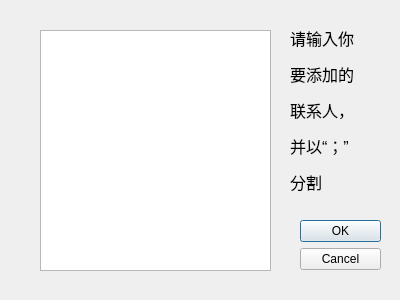
<?xml version="1.0" encoding="UTF-8"?>
<ui version="4.0">
 <class>AddContact</class>
 <widget class="QDialog" name="AddContact">
  <property name="geometry">
   <rect>
    <x>0</x>
    <y>0</y>
    <width>400</width>
    <height>300</height>
   </rect>
  </property>
  <property name="windowTitle">
   <string>Dialog</string>
  </property>
  <widget class="QDialogButtonBox" name="AddContactInput">
   <property name="geometry">
    <rect>
     <x>300</x>
     <y>220</y>
     <width>81</width>
     <height>71</height>
    </rect>
   </property>
   <property name="orientation">
    <enum>Qt::Vertical</enum>
   </property>
   <property name="standardButtons">
    <set>QDialogButtonBox::Cancel|QDialogButtonBox::Ok</set>
   </property>
  </widget>
  <widget class="QLabel" name="label">
   <property name="geometry">
    <rect>
     <x>290</x>
     <y>20</y>
     <width>101</width>
     <height>181</height>
    </rect>
   </property>
   <property name="text">
    <string>&lt;html&gt;&lt;head/&gt;&lt;body&gt;&lt;p&gt;&lt;span style=&quot; font-size:12pt;&quot;&gt;请输入你&lt;/span&gt;&lt;/p&gt;&lt;p&gt;&lt;span style=&quot; font-size:12pt;&quot;&gt;要添加的&lt;/span&gt;&lt;/p&gt;&lt;p&gt;&lt;span style=&quot; font-size:12pt;&quot;&gt;联系人，&lt;/span&gt;&lt;/p&gt;&lt;p&gt;&lt;span style=&quot; font-size:12pt;&quot;&gt;并以“；”&lt;/span&gt;&lt;/p&gt;&lt;p&gt;&lt;span style=&quot; font-size:12pt;&quot;&gt;分割&lt;/span&gt;&lt;/p&gt;&lt;/body&gt;&lt;/html&gt;</string>
   </property>
  </widget>
  <widget class="QTextEdit" name="textEdit">
   <property name="geometry">
    <rect>
     <x>40</x>
     <y>30</y>
     <width>231</width>
     <height>241</height>
    </rect>
   </property>
  </widget>
 </widget>
 <resources/>
 <connections>
  <connection>
   <sender>AddContactInput</sender>
   <signal>accepted()</signal>
   <receiver>AddContact</receiver>
   <slot>accept()</slot>
   <hints>
    <hint type="sourcelabel">
     <x>248</x>
     <y>254</y>
    </hint>
    <hint type="destinationlabel">
     <x>157</x>
     <y>274</y>
    </hint>
   </hints>
  </connection>
  <connection>
   <sender>AddContactInput</sender>
   <signal>rejected()</signal>
   <receiver>AddContact</receiver>
   <slot>reject()</slot>
   <hints>
    <hint type="sourcelabel">
     <x>316</x>
     <y>260</y>
    </hint>
    <hint type="destinationlabel">
     <x>286</x>
     <y>274</y>
    </hint>
   </hints>
  </connection>
 </connections>
</ui>
